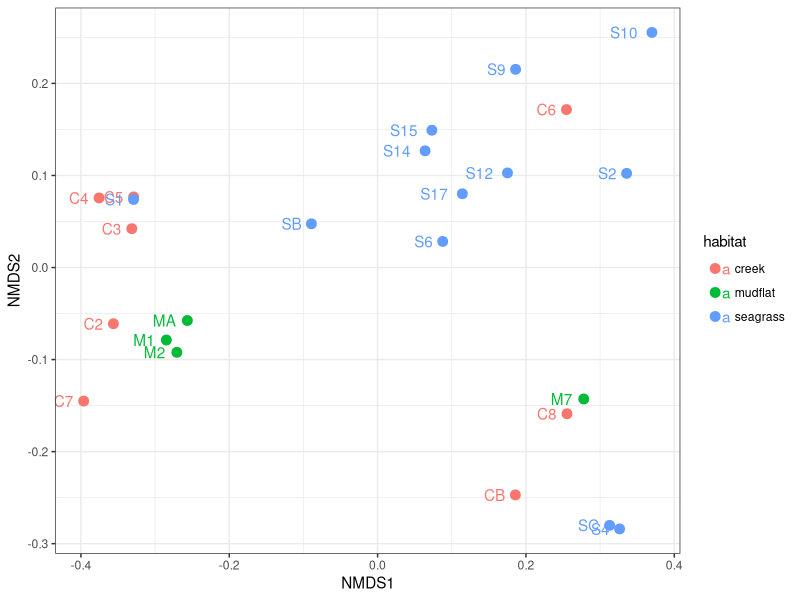
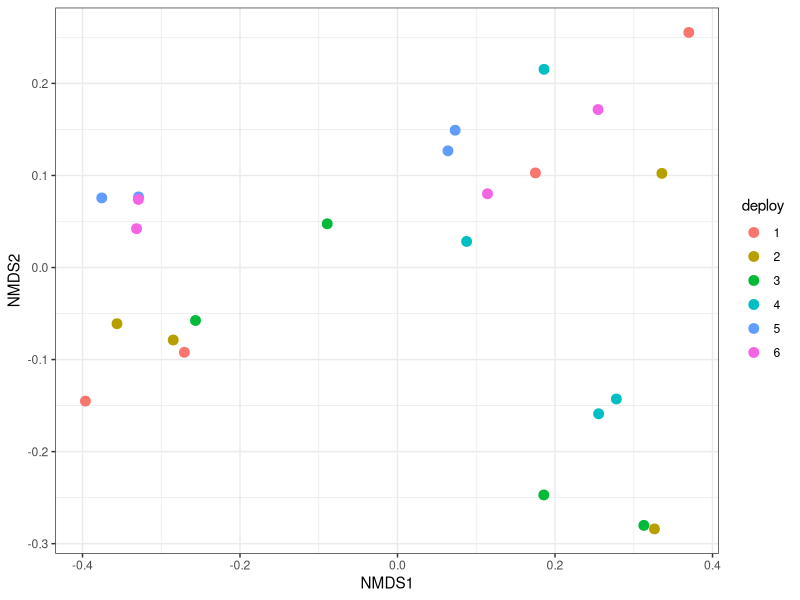
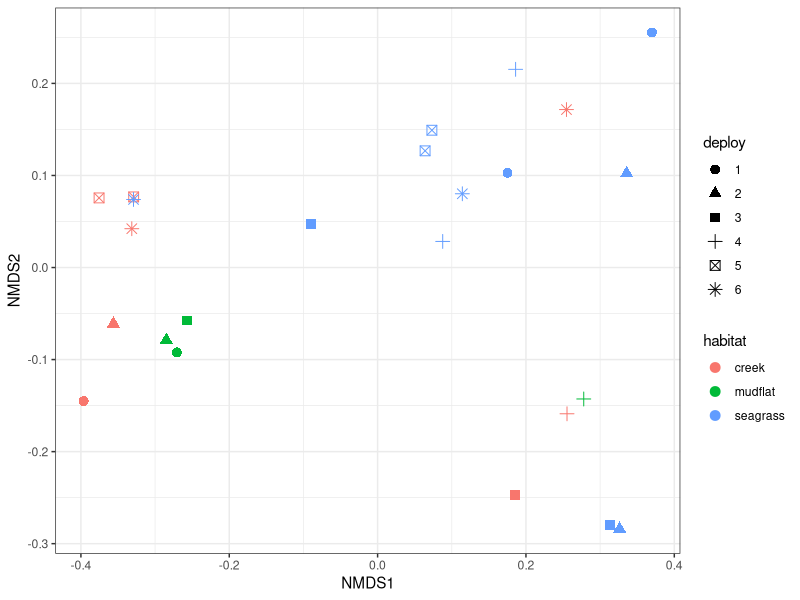
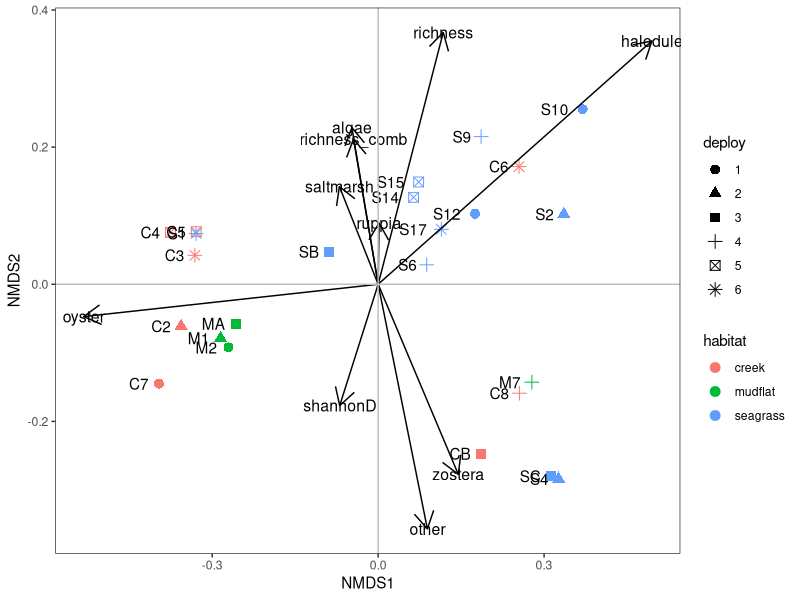
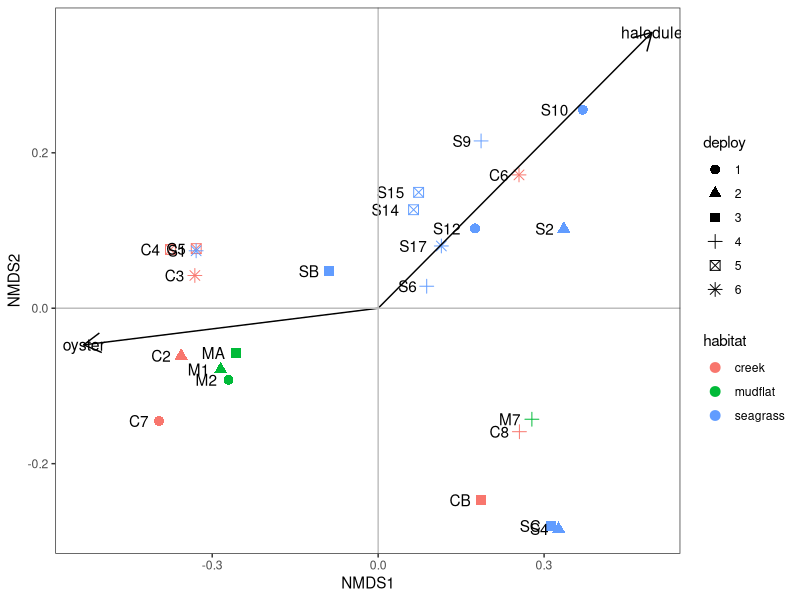
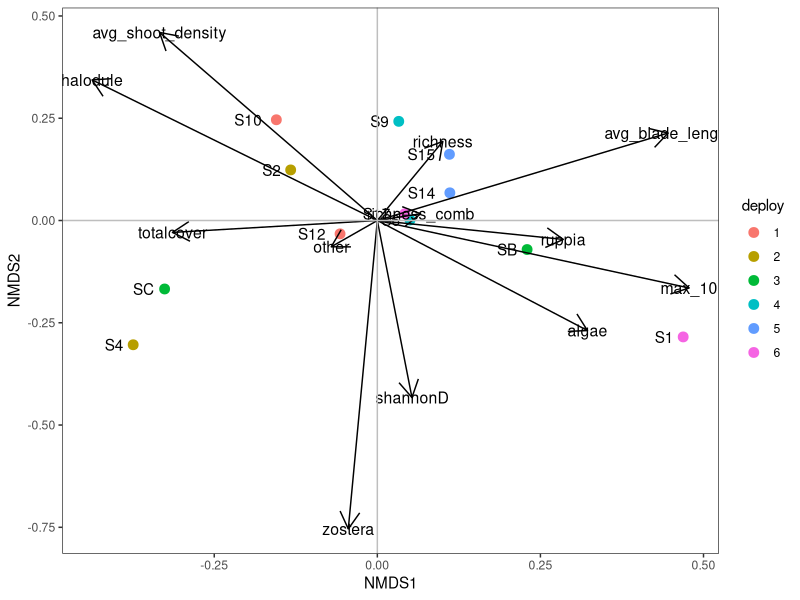

Source code (R) for these figures, in order: (Note: this script raises an error after producing the figures.)
## ---- chunk 1
knitr::opts_chunk$set(echo = TRUE)
## ---- chunk 2
library(vegan)
library(dplyr)
library(tidyr)
library(ggplot2)
## ---- chunk 3
Df_pmHT = read.csv("data/clean_data/Df_pmHT_1_square.csv", header = F) 
Df_pmHT = as.dist(Df_pmHT)
Df_pmHT_metadata = read.csv("data/metadata/Df_pmHT_1_metadata.csv", header = T)

nmds_1 = metaMDS(Df_pmHT, k=3, trymax = 20, autotransform = FALSE, plot = FALSE)

nmdsScores = as.data.frame(scores(nmds_1))  
nmdsScores = cbind(nmdsScores,Df_pmHT_metadata)
nmdsScores$deploy = factor(nmdsScores$deploy)

# habitat: 
ggplot(aes(x = NMDS1, y = NMDS2, z = NMDS3, color = habitat), data = nmdsScores)+ theme_bw()+
  geom_point(size = 3)+
  geom_text(aes(label = site), hjust = 1.5)

# Deploy alone: mostly buckshot, suggests there are deeper patterns than seasonal 
ggplot(aes(x = NMDS1, y = NMDS2), data = nmdsScores)+ theme_bw()+
  geom_point(size = 3, aes(color = deploy))

# habitat and deploy
ggplot(aes(x = NMDS1, y = NMDS2), data = nmdsScores)+ theme_bw()+
  geom_point(size = 3, aes(color = habitat, shape = deploy))


## ---- chunk 4
env_data = read.csv("data/clean_data/env_metrics.csv", header = TRUE)
env_cor = cor(env_data[,c(4:23)], use = "pairwise.complete.obs")
#write.csv(env_cor,"data/clean_data/nmds_env_cor.csv")
#without seagrass only metrics
env_filt = env_data %>%
  select(-index, -deploy_num.x, -site, -bare, -evenness, -seagrass_comb, -shannonD_comb, -evenness_comb,
         -totalcover, -avg_shoot_density, -avg_blade_length, -max_10, -max_25perc)

# need to assess normality and consider transformations
# convert to z-scores?
env_zscores = as.data.frame(sapply(env_filt, function(env_filt) (env_filt-mean(env_filt))/sd(env_filt)))


#test with vegan envfit
#env_test= envfit(nmds_1, env_filt, perm = 999, na.rm = TRUE)
env_test = envfit(nmds_1 ~ halodule + zostera + ruppia + algae + oyster + saltmarsh + other + 
                     richness + shannonD + richness_comb, data = env_zscores, perm = 999)
env_test
envScores = as.data.frame(scores(env_test, "vectors"))

# habitat and deploy
ggplot(aes(x = NMDS1, y = NMDS2), data = nmdsScores)+ theme_bw()+
  geom_point(size = 3, aes(color = habitat, shape = deploy))+
  geom_text(aes(label = site), hjust = 1.5)+
  geom_segment(data =envScores ,aes(x=0,xend=NMDS1,y=0,yend=NMDS2),
               arrow = arrow(length = unit(0.5, "cm")),colour="black")+ 
  geom_text(data=envScores,aes(x=NMDS1,y=NMDS2,label=rownames(envScores)),size=4)+
  theme(panel.grid.minor = element_blank(), 
        panel.grid.major = element_blank())+
  geom_hline(yintercept = 0, color = "grey")+
  geom_vline(xintercept = 0, color = "grey")

# nmds with only significant env vectors
envScoresSig = envScores[c(1,5),]
ggplot(aes(x = NMDS1, y = NMDS2), data = nmdsScores)+ theme_bw()+
  geom_point(size = 3, aes(color = habitat, shape = deploy))+
  geom_text(aes(label = site), hjust = 1.5)+
  geom_segment(data =envScoresSig ,aes(x=0,xend=NMDS1,y=0,yend=NMDS2),
               arrow = arrow(length = unit(0.5, "cm")),colour="black")+ 
  geom_text(data=envScoresSig,aes(x=NMDS1,y=NMDS2,label=rownames(envScoresSig)),size=4)+
  theme(panel.grid.minor = element_blank(), 
        panel.grid.major = element_blank())+
  geom_hline(yintercept = 0, color = "grey")+
  geom_vline(xintercept = 0, color = "grey")

# only halodule was significant with permanova
permanova_test = adonis(Df_pmHT ~ halodule + zostera + ruppia + algae + oyster + saltmarsh + other + 
                          richness + shannonD + richness_comb, data = env_zscores, perm = 999) #, 
                        #stata = Df_pmHT_metadata$habitat)
permanova_test

# Permdisp - evaluating differences between habitat types
permdisp_test = betadisper(Df_pmHT, group = Df_pmHT_metadata$habitat)
permdisp_test

TukeyHSD(permdisp_test, conf.level = 0.95)


# ordellipse (vegan package)
#hab_ellipse <-ordiellipse(pmHT_nms, pmHT_nms_df$habitat, display = "sites", 
#                   kind = "se", conf = 0.95, label = T)
## ---- chunk 5
#Seagrass
Df_pmHT_seagrass = read.csv("data/clean_data/Df_pmHT_1_square_seagrass.csv", header = F) 
Df_pmHT_seagrass = as.dist(Df_pmHT_seagrass)
Df_pmHT_metadata = read.csv("data/metadata/Df_pmHT_1_metadata.csv", header = T)

seagrass_metadata = Df_pmHT_metadata[c(2,3,6,7,10,11,14,15,19,20,23,24),]
seagrass_env = env_data[c(2,3,6,7,10,11,14,15,19,20,23,24),]
seagrass_env_cor = cor(seagrass_env[,c(4:23)], use = "pairwise.complete.obs")
#write.csv(seagrass_env_cor,"data/clean_data/nmds_env_cor_seagrass.csv")
env_filt_seagrass = seagrass_env %>%
  select(-index, -deploy_num.x, -site, -bare, -oyster, -saltmarsh, -evenness, -seagrass_comb,  -evenness_comb,
         -shannonD_comb, -max_25perc)

nmds_1_seagrass = metaMDS(Df_pmHT_seagrass, k=3, trymax = 20, autotransform = FALSE, plot = FALSE)
nmdsScores_seagrass = as.data.frame(scores(nmds_1_seagrass))  
nmdsScores_seagrass = cbind(nmdsScores_seagrass,seagrass_metadata)
nmdsScores_seagrass$deploy = factor(nmdsScores_seagrass$deploy)

env_test_seagrass= envfit(nmds_1_seagrass, env_filt_seagrass, perm = 999)
envScores_seagrass = as.data.frame(scores(env_test_seagrass, "vectors"))

ggplot(aes(x = NMDS1, y = NMDS2), data = nmdsScores_seagrass)+ theme_bw()+
  geom_point(size = 3, aes(color = deploy))+
  geom_text(aes(label = site), hjust = 1.5)+
  geom_segment(data =envScores_seagrass ,aes(x=0,xend=NMDS1,y=0,yend=NMDS2),
               arrow = arrow(length = unit(0.5, "cm")),colour="black")+ 
  geom_text(data=envScores_seagrass,aes(x=NMDS1,y=NMDS2,label=rownames(envScores_seagrass)),size=4)+
  theme(panel.grid.minor = element_blank(), 
        panel.grid.major = element_blank())+
  geom_hline(yintercept = 0, color = "grey")+
  geom_vline(xintercept = 0, color = "grey")

# Creek - no convergence - insufficient data
# added mudflat to creek since they were all adjacent to saltmarsh
Df_pmHT_creek = read.csv("data/clean_data/Df_pmHT_1_square_creek.csv", header = F) 
Df_pmHT_creek = as.dist(Df_pmHT_creek)
Df_pmHT_metadata = read.csv("data/metadata/Df_pmHT_1_metadata.csv", header = T)

creek_metadata = Df_pmHT_metadata[c(1,4,5,8,9,12,13,16,17,18,21,22),]
creek_env = env_data[c(1,4,5,8,9,12,13,16,17,18,21,22),]
creek_env_cor = cor(creek_env[,c(4:23)], use = "pairwise.complete.obs")
#write.csv(creek_env_cor,"data/clean_data/nmds_env_cor_creek_mudflat.csv")
env_filt_creek = creek_env %>%
  select(-index, -deploy_num.x, -site, -bare, -zostera, -ruppia, -algae, shannonD, -evenness, -evenness_comb,
         -totalcover, -avg_shoot_density, -avg_blade_length, -max_10, -max_25perc)

nmds_1_creek = metaMDS(Df_pmHT_creek, k=2, trymax = 50, autotransform = FALSE, plot = FALSE)
nmdsScores_creek = as.data.frame(scores(nmds_1_creek))  
nmdsScores_creek = cbind(nmdsScores_creek,creek_metadata)
nmdsScores_creek$deploy = factor(nmdsScores_creek$deploy)

env_test_creek= envfit(nmds_1_creek, env_filt_creek, perm = 999)
envScores_creek = as.data.frame(scores(env_test_creek, "vectors"))

ggplot(aes(x = NMDS1, y = NMDS2), data = nmdsScores_creek)+ theme_bw()+
  geom_point(size = 3, aes(color = deploy, shape = habitat))+
  geom_text(aes(label = site), hjust = 1.5)+
  geom_segment(data =envScores_creek ,aes(x=0,xend=NMDS1,y=0,yend=NMDS2),
               arrow = arrow(length = unit(0.5, "cm")),colour="black")+ 
  geom_text(data=envScores_creek,aes(x=NMDS1,y=NMDS2,label=rownames(envScores_creek)),size=4)+
  theme(panel.grid.minor = element_blank(), 
        panel.grid.major = element_blank())+
  geom_hline(yintercept = 0, color = "grey")+
  geom_vline(xintercept = 0, color = "grey")
